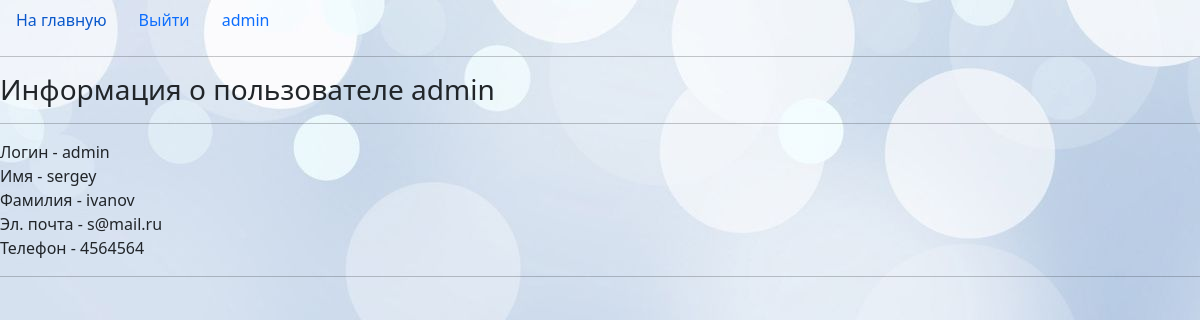
The page /users/detail/1 (signed in) on the database its author committed.
### users/models.py (models this page shows)
class CustomUser(AbstractUser):
    phone = models.CharField(max_length=20, verbose_name="Телефон")
    city = models.CharField(max_length=100, verbose_name="Город")
    image = models.ImageField(upload_to="users/", null=True, verbose_name="Image")

### users/views.py (the view)
# urls.py: path('detail/<int:pk>', user_detail, name='detail'),
@login_required
def user_detail(request, pk):
    user = get_object_or_404(User, pk=pk)
    if request.user != user:
        raise PermissionDenied()
    context = {'user': user, 'title': 'Profile information'}
    return render(request, template_name='users/profile.html', context=context)

### users/templates/users/profile.html
{% extends 'users/base.html' %}
{% block content %}
<h3>Информация о пользователе {{ user.username }}</h3>
<hr>
<div>Логин - {{ user.username }}</div>
<div>Имя - {{ user.first_name }}</div>
<div>Фамилия - {{ user.last_name }}</div>
<div>Эл. почта - {{ user.email }}</div>
<div>Телефон - {{ user.phone }}</div>
<hr>
{% endblock content %}

### users/templates/users/base.html (shortened to what this page needs)
{% load static %}
<!DOCTYPE html>
<html lang="en">
<head>
    <link href="https://cdn.jsdelivr.net/npm/bootstrap@5.3.3/dist/css/bootstrap.min.css" rel="stylesheet">
</head>
<body style="background-image: url('{% static 'img/background2.png' %}')">
<nav class="nav">
  <a class="nav-link" href="{% url 'blog:index' %}">На главную</a>
  {% if user.is_authenticated %}
  <a class="nav-link" href="{% url 'users:logout' %}">Выйти</a>
  <a class="nav-link" href="{% url 'users:detail' pk=user.pk %}">{{user.username}}</a>
  {% endif %}
</nav>
<hr>
{% block content %}
{% endblock content %}
</body>
</html>
<body style="background-image: url('{% static 'img/background2.png' %}')">

### rows shown on the page
CustomUser: username "admin", first_name "sergey", last_name "ivanov", email "s@mail.ru", phone "4564564"
